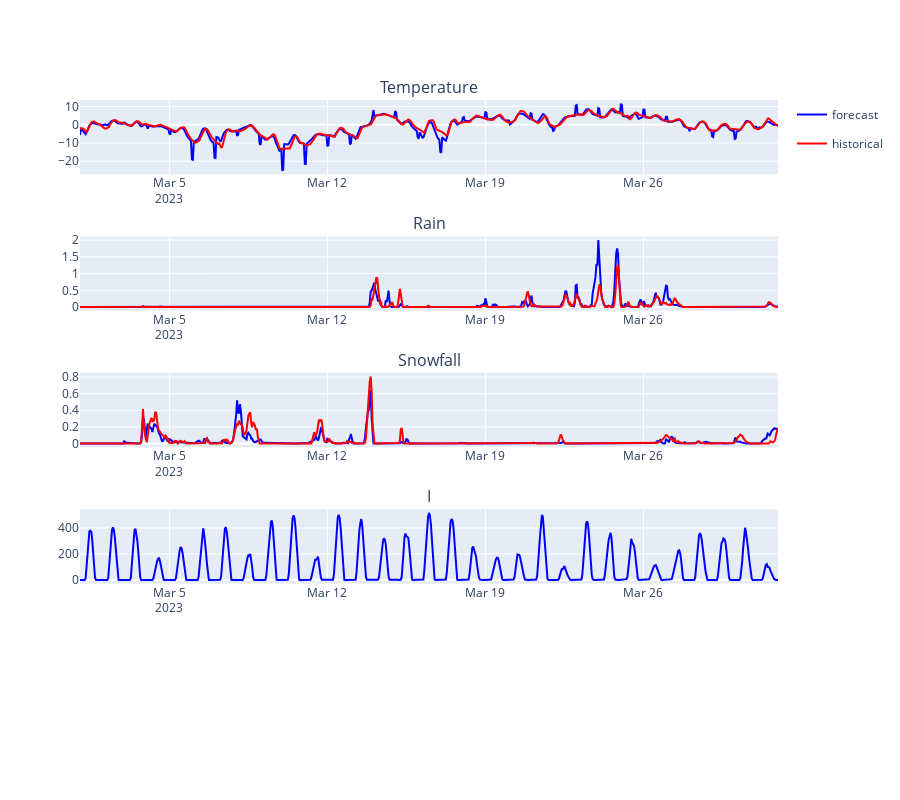

This figure's notebook cell:
### Code cell
viz_weather_for_month(df_insp_p, 2023, 3)

### Figure 1 — Plotly figure (JSON) as saved in the notebook; plotly's stock layout.template omitted (floating-point values rounded to 4 significant figures; data arrays with more than 128 entries replaced by an {"elided": "..."} marker saying what was removed)
{"data": [{"legendgroup": "1", "marker": {"color": "blue"}, "name": "forecast", "type": "scatter", "x": {"elided": "743 str values"}, "xaxis": "x", "y": {"elided": "743 float values"}, "yaxis": "y"}, {"legendgroup": "2", "marker": {"color": "red"}, "name": "historical", "type": "scatter", "x": {"elided": "743 str values"}, "xaxis": "x", "y": {"elided": "743 float values"}, "yaxis": "y"}, {"legendgroup": "1", "marker": {"color": "blue"}, "name": "forecast", "showlegend": false, "type": "scatter", "x": {"elided": "743 str values"}, "xaxis": "x2", "y": {"elided": "743 float values"}, "yaxis": "y2"}, {"legendgroup": "2", "marker": {"color": "red"}, "name": "historical", "showlegend": false, "type": "scatter", "x": {"elided": "743 str values"}, "xaxis": "x2", "y": {"elided": "743 float values"}, "yaxis": "y2"}, {"legendgroup": "1", "marker": {"color": "blue"}, "name": "forecast", "showlegend": false, "type": "scatter", "x": {"elided": "743 str values"}, "xaxis": "x3", "y": {"elided": "743 float values"}, "yaxis": "y3"}, {"legendgroup": "2", "marker": {"color": "red"}, "name": "historical", "showlegend": false, "type": "scatter", "x": {"elided": "743 str values"}, "xaxis": "x3", "y": {"elided": "743 float values"}, "yaxis": "y3"}, {"legendgroup": "1", "marker": {"color": "blue"}, "name": "forecast", "showlegend": false, "type": "scatter", "x": {"elided": "743 str values"}, "xaxis": "x4", "y": {"elided": "743 float values"}, "yaxis": "y4"}], "layout": {"annotations": [{"font": {"size": 16}, "showarrow": false, "text": "Temperature", "x": 0.5, "xanchor": "center", "xref": "paper", "y": 1, "yanchor": "bottom", "yref": "paper"}, {"font": {"size": 16}, "showarrow": false, "text": "Rain", "x": 0.5, "xanchor": "center", "xref": "paper", "y": 0.78, "yanchor": "bottom", "yref": "paper"}, {"font": {"size": 16}, "showarrow": false, "text": "Snowfall", "x": 0.5, "xanchor": "center", "xref": "paper", "y": 0.56, "yanchor": "bottom", "yref": "paper"}, {"font": {"size": 16}, "showarrow": false, "text": "I", "x": 0.5, "xanchor": "center", "xref": "paper", "y": 0.34, "yanchor": "bottom", "yref": "paper"}], "height": 800, "xaxis": {"anchor": "y", "domain": [0, 1]}, "xaxis2": {"anchor": "y2", "domain": [0, 1]}, "xaxis3": {"anchor": "y3", "domain": [0, 1]}, "xaxis4": {"anchor": "y4", "domain": [0, 1]}, "xaxis5": {"anchor": "y5", "domain": [0, 1]}, "yaxis": {"anchor": "x", "domain": [0.88, 1]}, "yaxis2": {"anchor": "x2", "domain": [0.66, 0.78]}, "yaxis3": {"anchor": "x3", "domain": [0.44, 0.56]}, "yaxis4": {"anchor": "x4", "domain": [0.22, 0.34]}, "yaxis5": {"anchor": "x5", "domain": [0, 0.12]}}}
